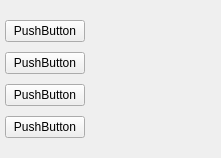
                     <widget class="QWidget" name="scrollAreaWidgetContents_7">
                      <property name="geometry">
                       <rect>
                        <x>0</x>
                        <y>0</y>
                        <width>221</width>
                        <height>156</height>
                       </rect>
                      </property>
                      <property name="layoutDirection">
                       <enum>Qt::LeftToRight</enum>
                      </property>
                      <layout class="QVBoxLayout" name="synchronizeSongsDialogDownloadSongsQVBoxLayout_4">
                       <property name="spacing">
                        <number>10</number>
                       </property>
                       <property name="leftMargin">
                        <number>5</number>
                       </property>
                       <property name="topMargin">
                        <number>20</number>
                       </property>
                       <property name="rightMargin">
                        <number>20</number>
                       </property>
                       <property name="bottomMargin">
                        <number>20</number>
                       </property>
                       <item>
                        <widget class="QPushButton" name="pushButton_21">
                         <property name="sizePolicy">
                          <sizepolicy hsizetype="Fixed" vsizetype="Fixed">
                           <horstretch>0</horstretch>
                           <verstretch>0</verstretch>
                          </sizepolicy>
                         </property>
                         <property name="minimumSize">
                          <size>
                           <width>0</width>
                           <height>0</height>
                          </size>
                         </property>
                         <property name="maximumSize">
                          <size>
                           <width>16777215</width>
                           <height>16777215</height>
                          </size>
                         </property>
                         <property name="layoutDirection">
                          <enum>Qt::LeftToRight</enum>
                         </property>
                         <property name="text">
                          <string notr="true">PushButton</string>
                         </property>
                         <property name="checkable">
                          <bool>true</bool>
                         </property>
                        </widget>
                       </item>
                       <item alignment="Qt::AlignLeft">
                        <widget class="QPushButton" name="pushButton_22">
                         <property name="sizePolicy">
                          <sizepolicy hsizetype="Fixed" vsizetype="Fixed">
                           <horstretch>0</horstretch>
                           <verstretch>0</verstretch>
                          </sizepolicy>
                         </property>
                         <property name="layoutDirection">
                          <enum>Qt::LeftToRight</enum>
                         </property>
                         <property name="text">
                          <string notr="true">PushButton</string>
                         </property>
                         <property name="checkable">
                          <bool>true</bool>
                         </property>
                         <property name="checked">
                          <bool>false</bool>
                         </property>
                        </widget>
                       </item>
                       <item>
                        <widget class="QPushButton" name="pushButton_23">
                         <property name="sizePolicy">
                          <sizepolicy hsizetype="Fixed" vsizetype="Fixed">
                           <horstretch>0</horstretch>
                           <verstretch>0</verstretch>
                          </sizepolicy>
                         </property>
                         <property name="layoutDirection">
                          <enum>Qt::LeftToRight</enum>
                         </property>
                         <property name="text">
                          <string notr="true">PushButton</string>
                         </property>
                         <property name="checkable">
                          <bool>true</bool>
                         </property>
                        </widget>
                       </item>
                       <item>
                        <widget class="QPushButton" name="pushButton_24">
                         <property name="sizePolicy">
                          <sizepolicy hsizetype="Fixed" vsizetype="Fixed">
                           <horstretch>0</horstretch>
                           <verstretch>0</verstretch>
                          </sizepolicy>
                         </property>
                         <property name="layoutDirection">
                          <enum>Qt::LeftToRight</enum>
                         </property>
                         <property name="text">
                          <string notr="true">PushButton</string>
                         </property>
                         <property name="checkable">
                          <bool>true</bool>
                         </property>
                         <property name="checked">
                          <bool>false</bool>
                         </property>
                        </widget>
                       </item>
                       <item>
                        <spacer name="verticalSpacer_7">
                         <property name="orientation">
                          <enum>Qt::Vertical</enum>
                         </property>
                         <property name="sizeHint" stdset="0">
                          <size>
                           <width>0</width>
                           <height>0</height>
                          </size>
                         </property>
                        </spacer>
                       </item>
                      </layout>
                     </widget>
